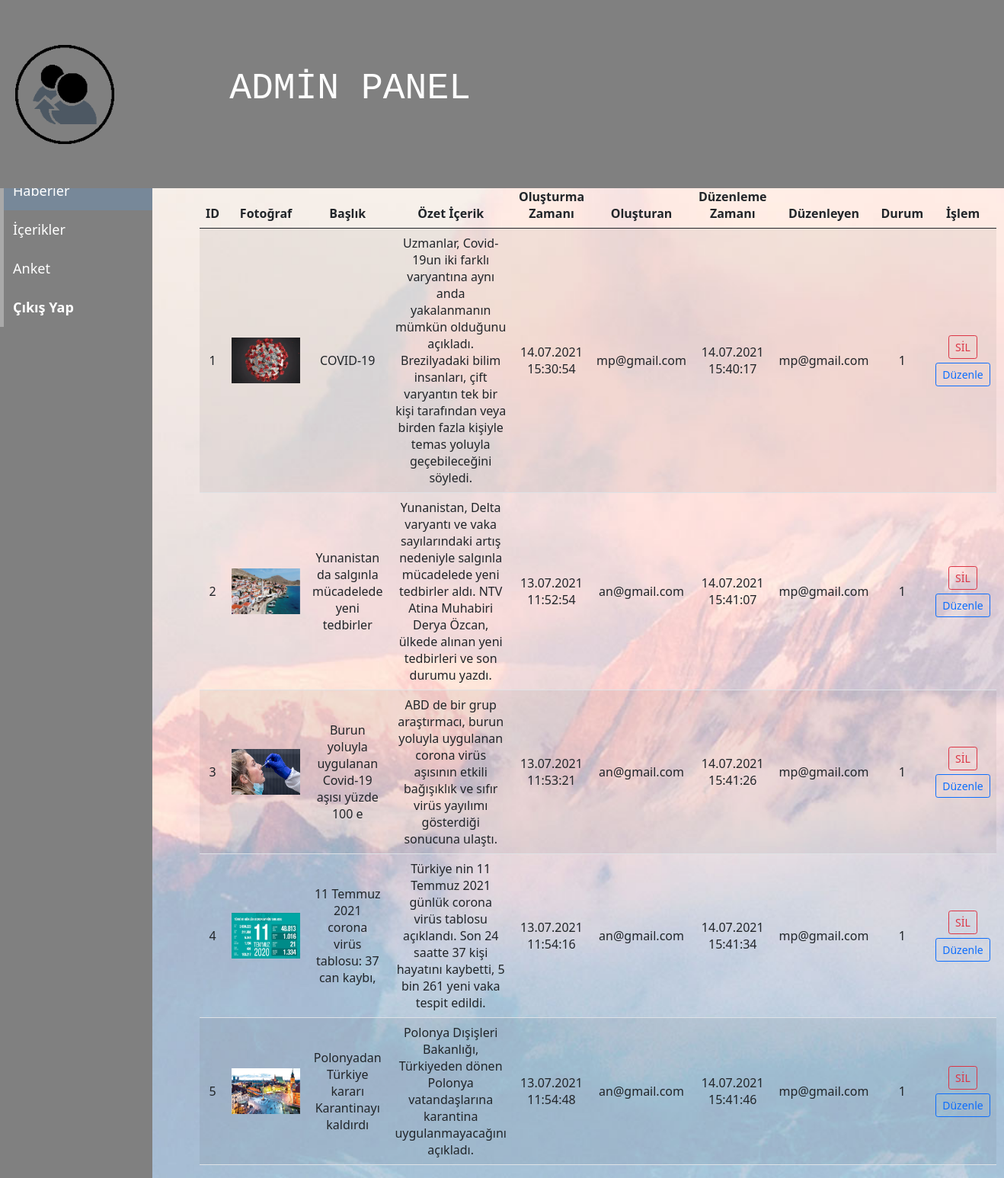
Page /haber.php on the committed database.
### tables this page shows
CREATE TABLE `news` (
  `ID` int(3) NOT NULL,
  `header` varchar(50) NOT NULL,
  `picture` varchar(255) NOT NULL,
  `content` varchar(5000) NOT NULL,
  `creation_time` varchar(20) NOT NULL,
  `owner` varchar(25) NOT NULL,
  `update_time` varchar(20) NOT NULL,
  `updater` varchar(25) NOT NULL,
  `state` tinyint(1) NOT NULL
);

### haber.php (the view, shortened to what this page needs)
<?php
require("connect.php");
require("menu.php");
require("menu2.php");
?>
<!DOCTYPE html>
<html lang="en">
<head>
</head>
<body>
  <div id="content">
    <div class="container">
      <a href="haber_ekle.php"><button style="width:100%;" type="button" class="btn btn-success">Ekle</button></a>
      <?php
      $sqlquery = "SELECT * FROM news";
      $tablo = $db->query($sqlquery);
      if ($tablo->num_rows > 0) {
      ?>
        <table class="table table-striped table-hover">
          <thead>
            <tr>
              <th scope="col">ID</th>
              <th scope="col">Fotoğraf</th>
              <th scope="col">Başlık</th>
              <th scope="col">Özet İçerik</th>
              <th scope="col">Oluşturma Zamanı</th>
              <th scope="col">Oluşturan</th>
              <th scope="col">Düzenleme Zamanı</th>
              <th scope="col">Düzenleyen</th>
              <th scope="col">Durum</th>
              <th scope="col">İşlem</th>
            </tr>
          </thead>
          <?php
          while ($kayit = $tablo->fetch_assoc()) {
          ?>
            <tr>
              <td scope="col"><?= $kayit["ID"] ?></td>
              <td scope="col"><img width="90px;" height="60px;" src="resimler/<?php echo $kayit["picture"] ?>"/></td>
              <td scope="col"><?= $kayit["header"] ?></td>
              <td scope="col"><?= $kayit["content"] ?></td>
              <td scope="col"><?= $kayit["creation_time"] ?></td>
              <td scope="col"><?= $kayit["owner"] ?></td>
              <td scope="col"><?= $kayit["update_time"] ?></td>
              <td scope="col"><?= $kayit["updater"] ?></td>
              <td scope="col"><?= $kayit["state"] ?></td>
              <td>
                <a href="haber_sil.php?id=<?= $kayit["ID"] ?>"> <button type="button" class="btn btn-outline-danger btn-sm">SİL</button></a>
                <a href="haber_duzenle.php?id=<?= $kayit["ID"] ?>"><button type="button" class="btn btn-outline-primary btn-sm" style="margin-top:5px;">Düzenle</button></a>
              </td>
            </tr>
          <?php
          }
          ?>
        </table>
      <?php
      } else {
        echo "<script>swal('Kayıt Bulunamadı', 'Geçmek İçin OK tuşuna basın', 'warning')</script>";
      }
      ?>
    </div>
  </div>
</body>
</html>

### menu.php (shortened to what this page needs)
<head>
    <link href="https://cdn.jsdelivr.net/npm/bootstrap@5.0.2/dist/css/bootstrap.min.css" rel="stylesheet">
    <link href="https://gitcdn.github.io/bootstrap-toggle/2.2.2/css/bootstrap-toggle.min.css" rel="stylesheet">
</head>
<body style="background-image:url(bg1.jpg); background-repeat:no-repeat; background-size: cover;">
    <nav class="navbar" style="background-color: #808080">
        <img src="logo.png" alt="logo" style="margin-left:20px; width: 130px;">
        <p style="margin-right:700px"> <font size="72" face="Courier New" color="white">ADMİN PANEL</font></p>
    </nav>
</body>
</html>

### menu2.php (shortened to what this page needs)
<?php
$currentPage = $_SERVER['HTTP_HOST'] . $_SERVER['REQUEST_URI'];
$stripCurrentPage = explode("/",$currentPage);
$pageName = end($stripCurrentPage);
?>
<div id="menu">
    <ul>
        <li>
        </li>
        <li>
            <a href="index.php" class="<?php if($pageName == "index.php"){echo "active";} ?>">Anasayfa</a>
        </li>
        <li>
            <a href="haber.php" class="<?php if($pageName == "haber.php"){echo "active";} ?>">Haberler</a>
        </li>
        <li>
            <a href="icerik.php" class="<?php if($pageName == "icerik.php"){echo "active";} ?>">İçerikler</a>
        </li>
        <li>
            <a href="anket.php" class="<?php if($pageName == "anket.php"){echo "active";} ?>">Anket</a>
        </li>
        <li>
            <a href="login.php"><b>Çıkış Yap</b></a>
        </li>
    </ul>
</div>

### menu.php (style rules this page uses)
body { margin: 0px; }
.navbar { position: fixed; width:100%; left:0; top:0; height:16%; z-index: 999; }
.table { text-align:center; vertical-align: middle; }
.container { margin-top: 50px; }
#menu { width: 200px; background-color: #808080; position: fixed; height: 100%; overflow: auto; }
#content { margin-left: 230px; margin-right:30px; padding: 1px 20px; margin-top:150px; }
ul { padding: 0; margin: 0; list-style-type: none; }
ul li a { padding: 12px; display: block; text-decoration: none; color: #FFFFFF; font-size: 18px; border-left: 5px solid #A9A9A9; }
ul li a.active { background-color: #778899; border-left: 5px solid #A9A9A9; color: #FFFFFF; }

### rows in the picture
news: ID "1", picture (picture), header "COVID-19", content "Uzmanlar, Covid-19un iki farklı varyantına aynı anda yakalanmanın mümkün olduğunu açıkladı. Brezilyadaki bilim insanları, çift varyantın tek bir kişi tarafından veya birden fazla kişiyle temas yoluyla geçebileceğini söyledi.", creation_time "14.07.2021 15:30:54", owner "mp@gmail.com", update_time "14.07.2021 15:40:17", updater "mp@gmail.com", state "1"
news: ID "2", picture (picture), header "Yunanistan da salgınla mücadelede yeni tedbirler", content "Yunanistan, Delta varyantı ve vaka sayılarındaki artış nedeniyle salgınla mücadelede yeni tedbirler aldı. NTV Atina Muhabiri Derya Özcan, ülkede alınan yeni tedbirleri ve son durumu yazdı.", creation_time "13.07.2021 11:52:54", owner "an@gmail.com", update_time "14.07.2021 15:41:07", updater "mp@gmail.com", state "1"
news: ID "3", picture (picture), header "Burun yoluyla uygulanan Covid-19 aşısı yüzde 100 e", content "ABD de bir grup araştırmacı, burun yoluyla uygulanan corona virüs aşısının etkili bağışıklık ve sıfır virüs yayılımı gösterdiği sonucuna ulaştı.", creation_time "13.07.2021 11:53:21", owner "an@gmail.com", update_time "14.07.2021 15:41:26", updater "mp@gmail.com", state "1"
news: ID "4", picture (picture), header "11 Temmuz 2021 corona virüs tablosu: 37 can kaybı,", content "Türkiye nin 11 Temmuz 2021 günlük corona virüs tablosu açıklandı. Son 24 saatte 37 kişi hayatını kaybetti, 5 bin 261 yeni vaka tespit edildi.", creation_time "13.07.2021 11:54:16", owner "an@gmail.com", update_time "14.07.2021 15:41:34", updater "mp@gmail.com", state "1"
news: ID "5", picture (picture), header "Polonyadan Türkiye kararı Karantinayı kaldırdı", content "Polonya Dışişleri Bakanlığı, Türkiyeden dönen Polonya vatandaşlarına karantina uygulanmayacağını açıkladı.", creation_time "13.07.2021 11:54:48", owner "an@gmail.com", update_time "14.07.2021 15:41:46", updater "mp@gmail.com", state "1"
